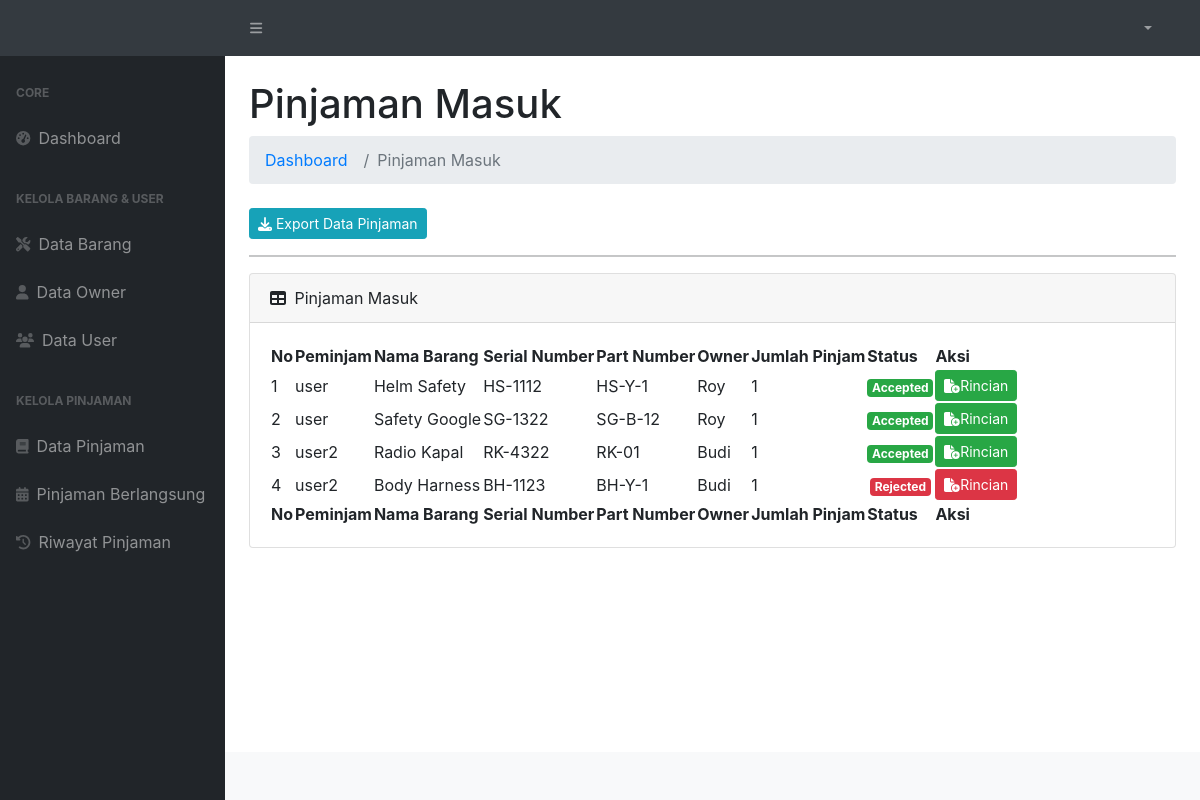
Screenshot of /admin/pinjaman_masuk.php with the database file from the repository.
### tables this page shows
CREATE TABLE `data_pinjaman` (
  `id_pinjaman` int(11) NOT NULL,
  `id_barang` int(11) NOT NULL,
  `nama_barang` varchar(255) NOT NULL,
  `serial_number` varchar(255) NOT NULL,
  `part_number` varchar(255) NOT NULL,
  `nama_owner` varchar(255) NOT NULL,
  `kondisi_barang` enum('Bagus','Rusak') NOT NULL,
  `lokasi_barang` varchar(255) NOT NULL,
  `jumlah_pinjam` int(11) NOT NULL,
  `jumlah_barang` int(11) NOT NULL,
  `mulai_pinjam` date NOT NULL,
  `selesai_pinjam` date NOT NULL,
  `id_user` int(11) NOT NULL,
  `username` varchar(255) NOT NULL,
  `status_pinjam` enum('Pending','Setuju','Tolak') NOT NULL,
  `komentar` varchar(255) DEFAULT NULL,
  `gambar_barang` varchar(255) NOT NULL
);

### admin/pinjaman_masuk.php (the view, shortened to what this page needs)
<?php
require_once("header.php")
?>
<div id="layoutSidenav_content">
    <main>
        <div class="container-fluid px-4">
            <h1 class="mt-4">Pinjaman Masuk</h1>
            <ol class="breadcrumb mb-4">
                <li class="breadcrumb-item"><a href="dashboard_admin.php">Dashboard</a></li>
                <li class="breadcrumb-item active">Pinjaman Masuk</li>
            </ol>
            <a href="export_data_pinjaman.php" class="btn btn-info btn-sm"><i class="fa-solid fa-download"></i> Export Data Pinjaman</a>
            <hr>
            <div class="card mb-4">
                <div class="card-header">
                    <i class="fas fa-table me-1"></i>
                    Pinjaman Masuk
                </div>
                <div class="card-body">
                    <table id="datatablesSimple">
                        <thead>
                            <tr>
                                <th>No</th>
                                <th>Peminjam</th>
                                <th>Nama Barang</th>
                                <th>Serial Number</th>
                                <th>Part Number</th>
                                <th>Owner</th>
                                <th>Jumlah Pinjam</th>
                                <th>Status</th>
                                <th>Aksi</th>
                            </tr>
                        </thead>
                        <tfoot>
                            <tr>
                                <th>No</th>
                                <th>Peminjam</th>
                                <th>Nama Barang</th>
                                <th>Serial Number</th>
                                <th>Part Number</th>
                                <th>Owner</th>
                                <th>Jumlah Pinjam</th>
                                <th>Status</th>
                                <th>Aksi</th>
                            </tr>
                        </tfoot>
                        <tbody>
                            <?php
                            $no = 1;
                            $data_pinjaman = mysqli_query($koneksi, "SELECT * FROM data_pinjaman");
                            while ($dp = mysqli_fetch_array($data_pinjaman)) {
                                $nama_barang = $dp['nama_barang'];
                                $serial_number = $dp['serial_number'];
                                $part_number = $dp['part_number'];
                                $nama_owner = $dp['nama_owner'];
                                $jumlah_pinjam = $dp['jumlah_pinjam'];
                                $peminjam = $dp['username'];
                                $status_pinjam = $dp['status_pinjam'];
                            ?>
                                <tr>
                                    <td><?= $no++; ?></td>
                                    <td><?= $peminjam; ?></td>
                                    <td><?= $nama_barang; ?></td>
                                    <td><?= $serial_number; ?></td>
                                    <td><?= $part_number; ?></td>
                                    <td><?= $nama_owner; ?></td>
                                    <td><?= $jumlah_pinjam; ?></td>
                                    <td>
                                        <center>
                                            <?php if ($status_pinjam == 'Pending') {
                                                echo "<span class='badge bg-secondary'>Pending</span>";
                                            } else if ($status_pinjam == 'Setuju') {
                                                echo "<span class='badge bg-success'>Accepted</span>";
                                            } else if ($status_pinjam == 'Tolak') {
                                                echo "<span class='badge bg-danger'>Rejected</span>";
                                            }
                                            ?>
                                        </center>
                                    </td>
                                    <td>
                                        <center>
                                            <?php
                                            $pending = "pending";
                                            $setuju = "setuju";
                                            $tolak = "tolak";
                                            $ip = $dp['id_pinjaman'];
                                            $acc = $setuju . $ip;
                                            $rjct = $tolak . $ip;
                                            $pndg = $pending . $ip;
                                            if ($status_pinjam == 'Pending') {
                                                echo "<button class='btn btn-secondary btn-sm' data-bs-toggle='modal' data-bs-target='#$pndg'><i class='fa-solid fa-file-circle-plus'></i>Rincian</button>
                                                          ";
                                            } else if ($status_pinjam == 'Setuju') {
                                                echo "<button class='btn btn-success btn-sm' data-bs-toggle='modal' data-bs-target='#$acc'><i class='fa-solid fa-file-circle-plus'></i>Rincian</button>
                                                          </button>
                                                          ";
                                            } else if ($status_pinjam == 'Tolak') {
                                                echo "<button class='btn btn-danger btn-sm' data-bs-toggle='modal' data-bs-target='#$rjct'><i class='fa-solid fa-file-circle-plus'></i>Rincian</button>
                                                </button>
                                                          ";
                                            } ?>
                                        </center>
                                    </td>
                                </tr>
                            <?php } ?>
                        </tbody>
                    </table>
                </div>
            </div>
        </div>
    </main>
    <?php
    require_once("footer.php")
    ?>

### rows the page displays
data_pinjaman: username "user", nama_barang "Helm Safety", serial_number "HS-1112", part_number "HS-Y-1", nama_owner "Roy", jumlah_pinjam "1", status_pinjam "Accepted"
data_pinjaman: username "user", nama_barang "Safety Google", serial_number "SG-1322", part_number "SG-B-12", nama_owner "Roy", jumlah_pinjam "1", status_pinjam "Accepted"
data_pinjaman: username "user2", nama_barang "Radio Kapal", serial_number "RK-4322", part_number "RK-01", nama_owner "Budi", jumlah_pinjam "1", status_pinjam "Accepted"
data_pinjaman: username "user2", nama_barang "Body Harness", serial_number "BH-1123", part_number "BH-Y-1", nama_owner "Budi", jumlah_pinjam "1", status_pinjam "Rejected"
